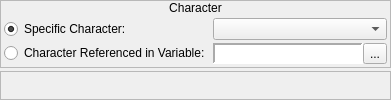
     <widget class="QWidget" name="wCharacter">
      <layout class="QVBoxLayout" name="verticalLayout_24">
       <property name="spacing">
        <number>3</number>
       </property>
       <property name="margin">
        <number>0</number>
       </property>
       <item>
        <widget class="QFrame" name="frame_17">
         <property name="sizePolicy">
          <sizepolicy hsizetype="Preferred" vsizetype="Fixed">
           <horstretch>0</horstretch>
           <verstretch>0</verstretch>
          </sizepolicy>
         </property>
         <property name="frameShape">
          <enum>QFrame::StyledPanel</enum>
         </property>
         <property name="frameShadow">
          <enum>QFrame::Raised</enum>
         </property>
         <layout class="QVBoxLayout" name="verticalLayout_21">
          <property name="spacing">
           <number>0</number>
          </property>
          <property name="margin">
           <number>0</number>
          </property>
          <item>
           <widget class="QLabel" name="label_12">
            <property name="sizePolicy">
             <sizepolicy hsizetype="Preferred" vsizetype="Fixed">
              <horstretch>0</horstretch>
              <verstretch>0</verstretch>
             </sizepolicy>
            </property>
            <property name="text">
             <string>Character</string>
            </property>
            <property name="alignment">
             <set>Qt::AlignCenter</set>
            </property>
           </widget>
          </item>
          <item>
           <widget class="QWidget" name="widget_18" native="true">
            <layout class="QHBoxLayout" name="horizontalLayout_18">
             <property name="spacing">
              <number>3</number>
             </property>
             <property name="margin">
              <number>3</number>
             </property>
             <item>
              <layout class="QVBoxLayout" name="verticalLayout_22">
               <property name="spacing">
                <number>3</number>
               </property>
               <item>
                <widget class="QRadioButton" name="rbSpecificCharacter">
                 <property name="sizePolicy">
                  <sizepolicy hsizetype="Fixed" vsizetype="Fixed">
                   <horstretch>0</horstretch>
                   <verstretch>0</verstretch>
                  </sizepolicy>
                 </property>
                 <property name="text">
                  <string>Specific Character:</string>
                 </property>
                 <property name="checked">
                  <bool>true</bool>
                 </property>
                </widget>
               </item>
               <item>
                <widget class="QRadioButton" name="rbReferencedCharacter">
                 <property name="sizePolicy">
                  <sizepolicy hsizetype="Fixed" vsizetype="Fixed">
                   <horstretch>0</horstretch>
                   <verstretch>0</verstretch>
                  </sizepolicy>
                 </property>
                 <property name="text">
                  <string>Character Referenced in Variable:</string>
                 </property>
                </widget>
               </item>
              </layout>
             </item>
             <item>
              <layout class="QVBoxLayout" name="verticalLayout_23">
               <property name="spacing">
                <number>3</number>
               </property>
               <item>
                <widget class="QComboBox" name="cboxCharacters"/>
               </item>
               <item>
                <widget class="QWidget" name="wCharacterVariable" native="true">
                 <layout class="QHBoxLayout" name="horizontalLayout_39">
                  <property name="spacing">
                   <number>0</number>
                  </property>
                  <property name="margin">
                   <number>0</number>
                  </property>
                  <item>
                   <widget class="QLabel" name="lblCharacterVariable">
                    <property name="sizePolicy">
                     <sizepolicy hsizetype="Preferred" vsizetype="Preferred">
                      <horstretch>0</horstretch>
                      <verstretch>0</verstretch>
                     </sizepolicy>
                    </property>
                    <property name="minimumSize">
                     <size>
                      <width>150</width>
                      <height>0</height>
                     </size>
                    </property>
                    <property name="font">
                     <font>
                      <family>Monospace</family>
                     </font>
                    </property>
                    <property name="styleSheet">
                     <string notr="true">background-color: palette(base);</string>
                    </property>
                    <property name="frameShape">
                     <enum>QFrame::Panel</enum>
                    </property>
                    <property name="frameShadow">
                     <enum>QFrame::Sunken</enum>
                    </property>
                    <property name="lineWidth">
                     <number>2</number>
                    </property>
                    <property name="text">
                     <string/>
                    </property>
                   </widget>
                  </item>
                  <item>
                   <widget class="QToolButton" name="bBrowseCharacterVariables">
                    <property name="text">
                     <string>...</string>
                    </property>
                    <property name="icon">
                     <iconset resource="gui_icons.qrc">
                      <normaloff>:/icons/fileopen.png</normaloff>:/icons/fileopen.png</iconset>
                    </property>
                   </widget>
                  </item>
                 </layout>
                </widget>
               </item>
              </layout>
             </item>
            </layout>
           </widget>
          </item>
         </layout>
        </widget>
       </item>
       <item>
        <widget class="QFrame" name="frame_12">
         <property name="frameShape">
          <enum>QFrame::StyledPanel</enum>
         </property>
         <property name="frameShadow">
          <enum>QFrame::Raised</enum>
         </property>
        </widget>
       </item>
      </layout>
     </widget>
